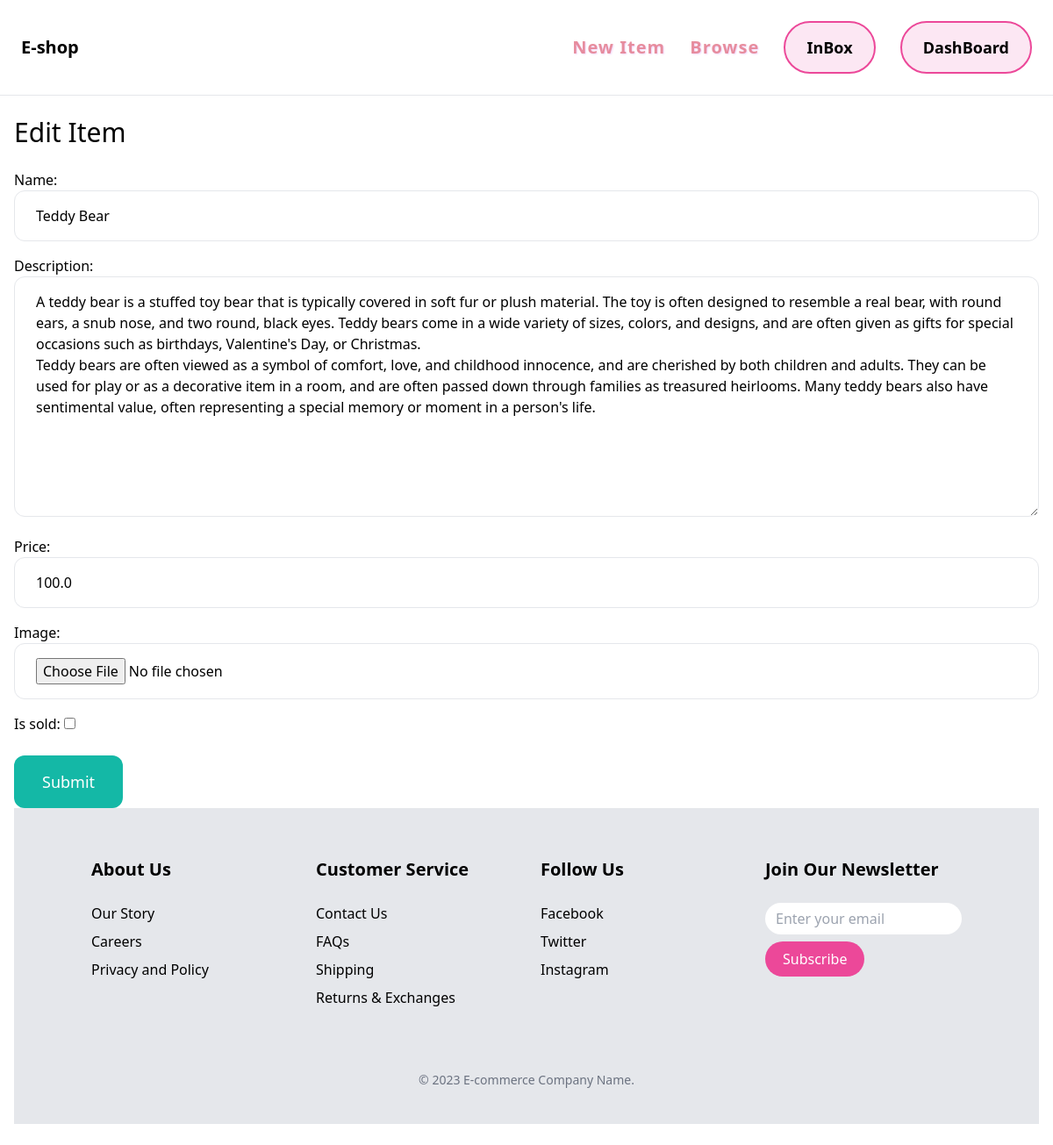
The page /items/1/edit (signed in) on the database its author committed.
### item/models.py (models this page shows, shortened)
class Item(models.Model):
    category = models.ForeignKey(Category, related_name='items', on_delete = models.CASCADE)
    name = models.CharField(max_length=255)
    description = models.TextField(blank=True, null=True)
    price = models.FloatField()
    image = models.ImageField(upload_to = 'item_images',blank=True, null=True)
    is_sold = models.BooleanField(default=False)
    created_by = models.ForeignKey(User, related_name='items', on_delete = models.CASCADE)
    created_at = models.DateTimeField(auto_now_add=True)

### item/views.py (the view)
# urls.py: path('<int:pk>/edit', views.edit ,name='edit'),
@login_required
def edit(request,pk):
    item = get_object_or_404(Item, pk=pk, created_by=request.user)
    if request.method =='POST':
        form= EditItemForm(request.POST, request.FILES, instance=item)
        if form.is_valid():
            form.save()
            return redirect('item:detail', pk=item.id)
    else:
        form=EditItemForm(instance=item)
    return render(request,'item/form.html', {'form': form,'title': 'Edit Item',
            })

### item/forms.py
class EditItemForm(forms.ModelForm):
    class Meta:
        model=Item
        fields= ('name','description', 'price', 'image','is_sold')
        widgets = {
            'name': forms.TextInput(attrs={
                'class': INPUT_CLASSES
            }),
            'description': forms.Textarea(attrs={
                'class': INPUT_CLASSES
            }),
            'price': forms.TextInput(attrs={
                'class': INPUT_CLASSES
            }),
            'image': forms.FileInput(attrs={
                'class': INPUT_CLASSES
            }),
        }

### item/templates/item/form.html (shortened to what this page needs)
{% extends 'core/base.html' %}
{% block content %}
<h1 class="mb-6 text-3xl">{{ title }}</h1>
<form method="post" action="." enctype="multipart/form-data">
    <div class="space-y-4">
        {{ form.as_p }}
    </div>
    <button class="mt-6 py-4 px-8 text-lg bg-teal-500 hover:bg-teal-700 rounded-xl text-white">Submit</button>
</form>
{% endblock %}

### rows shown on the page
Item: name "Teddy Bear", description "A teddy bear is a stuffed toy bear that is typically covered in soft fur or plush material. The toy is often designed to resemble a real bear, with round ears, a snub nose, and two round, black eyes. Teddy bears come in a wide variety of sizes, colors, and designs, and are often given as gifts for special occasions such as birthdays, Valentine's Day, or Christmas. Teddy bears are often viewed as a symbol of comfort, love, and childhood innocence, and are cherished by both children and adults. They can be used for play or as a decorative item in a room, and are often passed down through families as treasured heirlooms. Many teddy bears also have sentimental value, often representing a…", price "100.0"

### other values the page prints
{{ title }} "Edit Item"
